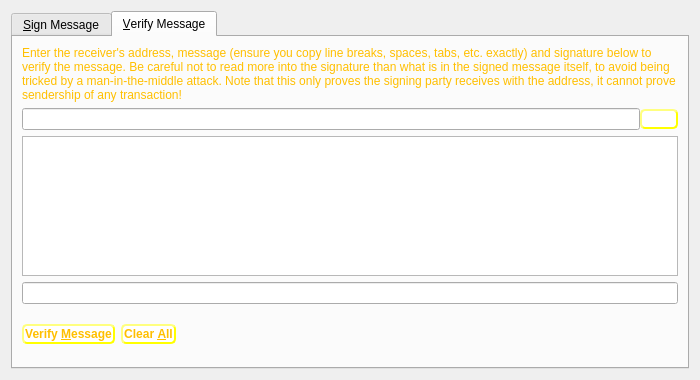
<?xml version="1.0" encoding="UTF-8"?>
<ui version="4.0">
 <class>SignVerifyMessageDialog</class>
 <widget class="QDialog" name="SignVerifyMessageDialog">
  <property name="geometry">
   <rect>
    <x>0</x>
    <y>0</y>
    <width>700</width>
    <height>380</height>
   </rect>
  </property>
  <property name="windowTitle">
   <string>Signatures - Sign / Verify a Message</string>
  </property>
  <property name="styleSheet">
   <string notr="true">QWidget#SignVerifyMessageDialog { background-image: url(:/icons/Background);}
QWidget#tabSignMessage { background-image: url(:/icons/Background);}
QWidget#tabVerifyMessage { background-image: url(:/icons/Background);}
QLabel {color: #FFBF00;}
QRadioButton {color: #FFBF00;}
QCheckBox {color: #FFBF00;}
QPushButton {background-color: white;
    border-style: outset;
    border-width: 2px;
    border-radius: 5px;
    border-color: yellow;
    font: bold 12px;
    min-width: 6em;
    padding: 1px;
	color: #FFBF00
}</string>
  </property>
  <property name="modal">
   <bool>true</bool>
  </property>
  <layout class="QVBoxLayout" name="verticalLayout">
   <item>
    <widget class="QTabWidget" name="tabWidget">
     <property name="currentIndex">
      <number>1</number>
     </property>
     <widget class="QWidget" name="tabSignMessage">
      <attribute name="title">
       <string>&amp;Sign Message</string>
      </attribute>
      <layout class="QVBoxLayout" name="verticalLayout_SM">
       <item>
        <widget class="QLabel" name="infoLabel_SM">
         <property name="text">
          <string>You can sign messages/agreements with your addresses to prove you can receive ilcoins sent to them. Be careful not to sign anything vague or random, as phishing attacks may try to trick you into signing your identity over to them. Only sign fully-detailed statements you agree to.</string>
         </property>
         <property name="textFormat">
          <enum>Qt::PlainText</enum>
         </property>
         <property name="wordWrap">
          <bool>true</bool>
         </property>
        </widget>
       </item>
       <item>
        <layout class="QHBoxLayout" name="horizontalLayout_1_SM">
         <property name="spacing">
          <number>0</number>
         </property>
         <item>
          <widget class="QValidatedLineEdit" name="addressIn_SM">
           <property name="toolTip">
            <string>The Ilcoin address to sign the message with</string>
           </property>
          </widget>
         </item>
         <item>
          <widget class="QPushButton" name="addressBookButton_SM">
           <property name="toolTip">
            <string>Choose previously used address</string>
           </property>
           <property name="text">
            <string/>
           </property>
           <property name="icon">
            <iconset resource="../ilcoin.qrc">
             <normaloff>:/icons/address-book</normaloff>:/icons/address-book</iconset>
           </property>
           <property name="shortcut">
            <string>Alt+A</string>
           </property>
           <property name="autoDefault">
            <bool>false</bool>
           </property>
          </widget>
         </item>
         <item>
          <widget class="QPushButton" name="pasteButton_SM">
           <property name="toolTip">
            <string>Paste address from clipboard</string>
           </property>
           <property name="text">
            <string/>
           </property>
           <property name="icon">
            <iconset resource="../ilcoin.qrc">
             <normaloff>:/icons/editpaste</normaloff>:/icons/editpaste</iconset>
           </property>
           <property name="shortcut">
            <string>Alt+P</string>
           </property>
           <property name="autoDefault">
            <bool>false</bool>
           </property>
          </widget>
         </item>
        </layout>
       </item>
       <item>
        <widget class="QPlainTextEdit" name="messageIn_SM">
         <property name="toolTip">
          <string>Enter the message you want to sign here</string>
         </property>
        </widget>
       </item>
       <item>
        <widget class="QLabel" name="signatureLabel_SM">
         <property name="text">
          <string>Signature</string>
         </property>
         <property name="textFormat">
          <enum>Qt::PlainText</enum>
         </property>
        </widget>
       </item>
       <item>
        <layout class="QHBoxLayout" name="horizontalLayout_2_SM">
         <property name="spacing">
          <number>0</number>
         </property>
         <item>
          <widget class="QLineEdit" name="signatureOut_SM">
           <property name="font">
            <font>
             <italic>true</italic>
            </font>
           </property>
           <property name="readOnly">
            <bool>true</bool>
           </property>
          </widget>
         </item>
         <item>
          <widget class="QPushButton" name="copySignatureButton_SM">
           <property name="toolTip">
            <string>Copy the current signature to the system clipboard</string>
           </property>
           <property name="text">
            <string/>
           </property>
           <property name="icon">
            <iconset resource="../ilcoin.qrc">
             <normaloff>:/icons/editcopy</normaloff>:/icons/editcopy</iconset>
           </property>
           <property name="autoDefault">
            <bool>false</bool>
           </property>
          </widget>
         </item>
        </layout>
       </item>
       <item>
        <layout class="QHBoxLayout" name="horizontalLayout_3_SM">
         <item>
          <widget class="QPushButton" name="signMessageButton_SM">
           <property name="toolTip">
            <string>Sign the message to prove you own this Ilcoin address</string>
           </property>
           <property name="text">
            <string>Sign &amp;Message</string>
           </property>
           <property name="icon">
            <iconset resource="../ilcoin.qrc">
             <normaloff>:/icons/edit</normaloff>:/icons/edit</iconset>
           </property>
           <property name="autoDefault">
            <bool>false</bool>
           </property>
          </widget>
         </item>
         <item>
          <widget class="QPushButton" name="clearButton_SM">
           <property name="toolTip">
            <string>Reset all sign message fields</string>
           </property>
           <property name="text">
            <string>Clear &amp;All</string>
           </property>
           <property name="icon">
            <iconset resource="../ilcoin.qrc">
             <normaloff>:/icons/remove</normaloff>:/icons/remove</iconset>
           </property>
           <property name="autoDefault">
            <bool>false</bool>
           </property>
          </widget>
         </item>
         <item>
          <spacer name="horizontalSpacer_1_SM">
           <property name="orientation">
            <enum>Qt::Horizontal</enum>
           </property>
           <property name="sizeHint" stdset="0">
            <size>
             <width>40</width>
             <height>48</height>
            </size>
           </property>
          </spacer>
         </item>
         <item>
          <widget class="QLabel" name="statusLabel_SM">
           <property name="font">
            <font>
             <weight>75</weight>
             <bold>true</bold>
            </font>
           </property>
           <property name="text">
            <string/>
           </property>
           <property name="wordWrap">
            <bool>true</bool>
           </property>
          </widget>
         </item>
         <item>
          <spacer name="horizontalSpacer_2_SM">
           <property name="orientation">
            <enum>Qt::Horizontal</enum>
           </property>
           <property name="sizeHint" stdset="0">
            <size>
             <width>40</width>
             <height>48</height>
            </size>
           </property>
          </spacer>
         </item>
        </layout>
       </item>
      </layout>
     </widget>
     <widget class="QWidget" name="tabVerifyMessage">
      <attribute name="title">
       <string>&amp;Verify Message</string>
      </attribute>
      <layout class="QVBoxLayout" name="verticalLayout_VM">
       <item>
        <widget class="QLabel" name="infoLabel_VM">
         <property name="text">
          <string>Enter the receiver's address, message (ensure you copy line breaks, spaces, tabs, etc. exactly) and signature below to verify the message. Be careful not to read more into the signature than what is in the signed message itself, to avoid being tricked by a man-in-the-middle attack. Note that this only proves the signing party receives with the address, it cannot prove sendership of any transaction!</string>
         </property>
         <property name="textFormat">
          <enum>Qt::PlainText</enum>
         </property>
         <property name="alignment">
          <set>Qt::AlignLeading|Qt::AlignLeft|Qt::AlignTop</set>
         </property>
         <property name="wordWrap">
          <bool>true</bool>
         </property>
        </widget>
       </item>
       <item>
        <layout class="QHBoxLayout" name="horizontalLayout_1_VM">
         <property name="spacing">
          <number>0</number>
         </property>
         <item>
          <widget class="QValidatedLineEdit" name="addressIn_VM">
           <property name="toolTip">
            <string>The Ilcoin address the message was signed with</string>
           </property>
          </widget>
         </item>
         <item>
          <widget class="QPushButton" name="addressBookButton_VM">
           <property name="toolTip">
            <string>Choose previously used address</string>
           </property>
           <property name="text">
            <string/>
           </property>
           <property name="icon">
            <iconset resource="../ilcoin.qrc">
             <normaloff>:/icons/address-book</normaloff>:/icons/address-book</iconset>
           </property>
           <property name="shortcut">
            <string>Alt+A</string>
           </property>
           <property name="autoDefault">
            <bool>false</bool>
           </property>
          </widget>
         </item>
        </layout>
       </item>
       <item>
        <widget class="QPlainTextEdit" name="messageIn_VM"/>
       </item>
       <item>
        <widget class="QValidatedLineEdit" name="signatureIn_VM"/>
       </item>
       <item>
        <layout class="QHBoxLayout" name="horizontalLayout_2_VM">
         <item>
          <widget class="QPushButton" name="verifyMessageButton_VM">
           <property name="toolTip">
            <string>Verify the message to ensure it was signed with the specified Ilcoin address</string>
           </property>
           <property name="text">
            <string>Verify &amp;Message</string>
           </property>
           <property name="icon">
            <iconset resource="../ilcoin.qrc">
             <normaloff>:/icons/transaction_0</normaloff>:/icons/transaction_0</iconset>
           </property>
           <property name="autoDefault">
            <bool>false</bool>
           </property>
          </widget>
         </item>
         <item>
          <widget class="QPushButton" name="clearButton_VM">
           <property name="toolTip">
            <string>Reset all verify message fields</string>
           </property>
           <property name="text">
            <string>Clear &amp;All</string>
           </property>
           <property name="icon">
            <iconset resource="../ilcoin.qrc">
             <normaloff>:/icons/remove</normaloff>:/icons/remove</iconset>
           </property>
           <property name="autoDefault">
            <bool>false</bool>
           </property>
          </widget>
         </item>
         <item>
          <spacer name="horizontalSpacer_1_VM">
           <property name="orientation">
            <enum>Qt::Horizontal</enum>
           </property>
           <property name="sizeHint" stdset="0">
            <size>
             <width>40</width>
             <height>48</height>
            </size>
           </property>
          </spacer>
         </item>
         <item>
          <widget class="QLabel" name="statusLabel_VM">
           <property name="font">
            <font>
             <weight>75</weight>
             <bold>true</bold>
            </font>
           </property>
           <property name="text">
            <string/>
           </property>
           <property name="wordWrap">
            <bool>true</bool>
           </property>
          </widget>
         </item>
         <item>
          <spacer name="horizontalSpacer_2_VM">
           <property name="orientation">
            <enum>Qt::Horizontal</enum>
           </property>
           <property name="sizeHint" stdset="0">
            <size>
             <width>40</width>
             <height>48</height>
            </size>
           </property>
          </spacer>
         </item>
        </layout>
       </item>
      </layout>
     </widget>
    </widget>
   </item>
  </layout>
 </widget>
 <customwidgets>
  <customwidget>
   <class>QValidatedLineEdit</class>
   <extends>QLineEdit</extends>
   <header>qvalidatedlineedit.h</header>
  </customwidget>
 </customwidgets>
 <resources>
  <include location="../ilcoin.qrc"/>
 </resources>
 <connections/>
</ui>
